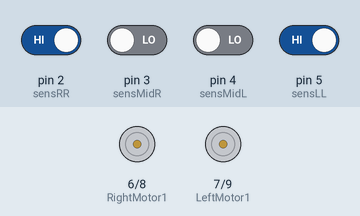
Recording of a sketch running on a simulated Arduino Uno, built with avr-gcc and run on an emulated ATmega328P. Shown: motor-driver pin pairs drawn as motors (green arrow = first pin HIGH = forward, orange = second pin HIGH = backward, longer = more drive). Inputs (shaded band) come from the test bench; at power-on: pin 2 (sensRR), pin 5 (sensLL) HIGH, pin 3 (sensMidR), pin 4 (sensMidL) LOW.

Above: at 1.2 s.
1.3 s: pin 2 (sensRR) driven LOW and pin 4 (sensMidL) driven HIGH
At 1.7 s:
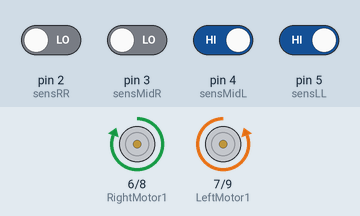
2.8 s: pin 5 (sensLL) driven LOW
At 4.0 s:
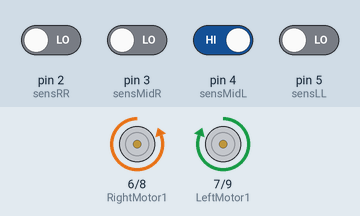
4.3 s: pin 3 (sensMidR) driven HIGH
At 5.2 s:
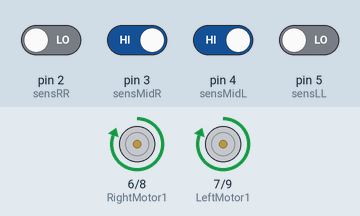
5.8 s: pin 3 (sensMidR) driven LOW
At 6.3 s:
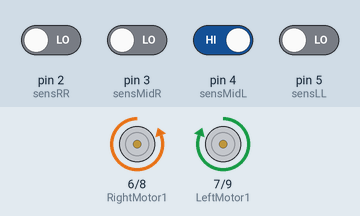
7.3 s: pin 4 (sensMidL) driven LOW
At 8.7 s:
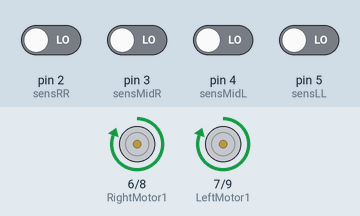
Timing chart, 0 to 9.8 s (numbered marks = the images above; inputs shaded):
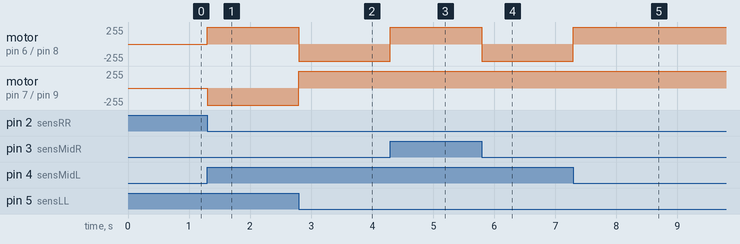

The sketch:

Line-tracking-V1.0.ino
```cpp
#define sensRR  2          //defines sensRR's pin that it's 2
#define sensMidR  3       //defines sensMidR's pin that it's 3
#define sensMidL  4      //defines sensMidL's pin that it's 4
#define sensLL  5       //defines sensLL's pin that it's 5
#define RightMotor1 6   //defines RightMotor1 (FORWARD PIN) that it's 6
#define LeftMotor1 7   //defines LeftMotor1 (FORWARD PIN) that it's 7
#define RightMotor2 8 //defines RightMotor2 (BACKWARD PIN) that it's 8
#define LeftMotor2 9 //defines LeftMotor2 (BACKWARD PIN) that it's 9
 void description(){
    /*
    sensRR == the right IR sensor
    sensMidR == the middle right IR sensor
    sensLL == the left IR sensor
    sensMidL == the middle left IR sensor
    RightMotor1 == the forward pin of the right motor
    LeftMotor1 == the forward pin of the left motor
    RightMotor2 == the backward pin of the right motor
    LeftMotor2 == the backward pin of the left motor
    */
  }

void setup() {
 pinMode(sensRR, INPUT);             //Sets sensRR's mode to INPUT
 pinMode(sensMidR, INPUT);          //Sets sensMidR's mode to INPUT
 pinMode(sensMidL, INPUT);         //Sets sensMidL's mode to INPUT
 pinMode(sensLL, INPUT);          //Sets sensLL's mode to INPUT
 pinMode(RightMotor1,OUTPUT);    //Sets RightMotor1's mode to OUTPUT
 pinMode(LeftMotor1,OUTPUT);    //Sets LeftMotor1's mode to OUTPUT
 pinMode(RightMotor2,OUTPUT);  //Sets RightMotor2's mode to OUTPUT
 pinMode(LeftMotor2,OUTPUT);  //Sets LeftMotor2's mode to OUTPUT
}

void Forward() {
    digitalWrite(RightMotor1, HIGH);  //Turns the right "FORWARD PIN" on so the right motor turns forward
    digitalWrite(LeftMotor1, HIGH);  //Turns the left "FORWARD PIN" on so the left motor turns forward

    digitalWrite(RightMotor2, LOW);  //Assures that the right "BACKWARD PIN" is off so the robot wouldn't have malifunctions
    digitalWrite(LeftMotor2, LOW);  //Assures that the left "BACKWARD PIN" is off so the robot wouldn't have malifunctions
}

void TurnRight() {
    digitalWrite(LeftMotor1, HIGH);   //Turns the left "FORWARD PIN" on so the left motor turns forward
    digitalWrite(RightMotor2, HIGH); //Turns the right "BACKWARD PIN" on so the right motor turns backward

    digitalWrite(LeftMotor2, LOW);    //Assures that the left "BACKWARD PIN" is off so the robot wouldn't have malifunctions
    digitalWrite(RightMotor1, LOW);  //Assures that the right "FORWARD PIN" is off so the robot wouldn't have malifunctions
}

void TurnLeft () {
    digitalWrite(LeftMotor2, HIGH);   //Turns the left "BACKWARD PIN" on so the left motor turns forward
    digitalWrite(RightMotor1, HIGH); //Turns the right "FORWARD PIN" on so the right motor turns backward

    digitalWrite(LeftMotor1, LOW);    //Assures that the left "FORWARD PIN" is off so the robot wouldn't have malifunctions
    digitalWrite(RightMotor2, LOW);  //Assures that the right "BACKWARD PIN" is off so the robot wouldn't have malifunctions
}

void Stop(){
  while (true){
    digitalWrite(LeftMotor2, LOW);     //Turns the left "BACKWARD PIN" off so the robot stops
    digitalWrite(RightMotor1, LOW);   //Turns the left "FORWARD PIN" off so the robot stops
    digitalWrite(LeftMotor1, LOW);   //Turns the right "FORWARD PIN" off so the robot stops
    digitalWrite(RightMotor2, LOW); //Turns the right "BACKWARD PIN" off so the robot stops
  }
}


void loop() {

 int valRR = digitalRead(sensRR);       //Sets the sensRR's mode to its reading
 int valMidR = digitalRead(sensMidR);  //Sets the sensMidR's mode to its reading
 int valMidL = digitalRead(sensMidL); //Sets the sensMidL's mode to its reading
 int valLL = digitalRead(sensLL);    //Sets the sensLL's mode to its reading

  if((valMidR == 1 & valMidL == 1) & (valRR == 0 & valLL == 0)) //If the robot is on the correct path then...
  {
 Forward();
  }else{
    if((valMidR == 1 & valMidL == 1 & valLL == 1 & valRR == 0) || ( valMidL == 1 & valLL == 1 & valRR == 0 & valMidR == 0)) //If there is left 90° corner or something...
    {
      TurnLeft();
    }else{
      if((valMidL == 1 & valMidR == 1 & valRR == 1 & valLL == 0) || ( valMidR == 1 & valRR == 1 & valLL == 0 & valMidL == 0)) //If there is right 90° corner or something...
      {
        TurnRight();
      }else{
       if(valLL == 0 & valMidL == 1 & valMidR == 0 & valRR == 0) // If the robot is tilted to the left...
       {
         TurnRight();
       }else{
       if(valLL == 0 & valMidL == 0 & valMidR == 1 & valRR == 0) //If the robot is tilted to the right...
       {
         TurnLeft();
              } if(valMidR == 0 & valMidL == 0 & valRR == 0 & valLL == 0) //If everything is white...
        {
          Forward();
        }else{
          if(valMidR == 1 & valMidL == 1 & valRR == 1 & valLL == 1) //If everything is black...
          {
            Forward();
            if(valMidR == 0 & valMidL == 0 & valRR == 0 & valLL == 0){

              Stop();

              }
            }
          }
        }
      }
    }
  }
}
```

Measured:
- after the input at 1.3 s, motor on pin 6 (RightMotor1) / pin 8 (RightMotor2): stopped → forward 255/255 at once; motor on pin 7 (LeftMotor1) / pin 9 (LeftMotor2): stopped → backward 255/255 at once
- after the input at 2.8 s, motor on pin 6 (RightMotor1) / pin 8 (RightMotor2): forward 255/255 → backward 255/255 at once; motor on pin 7 (LeftMotor1) / pin 9 (LeftMotor2): backward 255/255 → forward 255/255 at once
- after the input at 4.3 s, motor on pin 6 (RightMotor1) / pin 8 (RightMotor2): backward 255/255 → forward 255/255 at once
- after the input at 5.8 s, motor on pin 6 (RightMotor1) / pin 8 (RightMotor2): forward 255/255 → backward 255/255 at once
- after the input at 7.3 s, motor on pin 6 (RightMotor1) / pin 8 (RightMotor2): backward 255/255 → forward 255/255 at once
